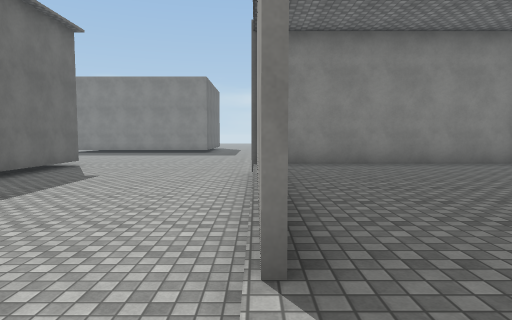
View 1 (above)

24 first-person views from a walk through a scene from a Unity 3-D project. The camera is 1.3 m above the floor, tilts 4° down and sees 75° across. The floor is counted in squares, 2 m on a side. Each view is taken from the middle of a square. On the plan, view 1 faces up. The plan holds only what a view shows up to about 10 squares ahead; the rest is blank. The place goes on beyond the plan. The player is left out. Surface patterns are stand-ins for the level's own textures.

View 2
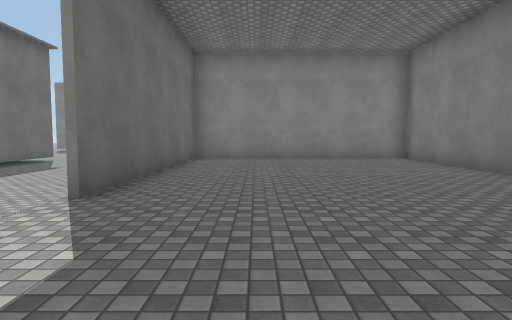

View 3
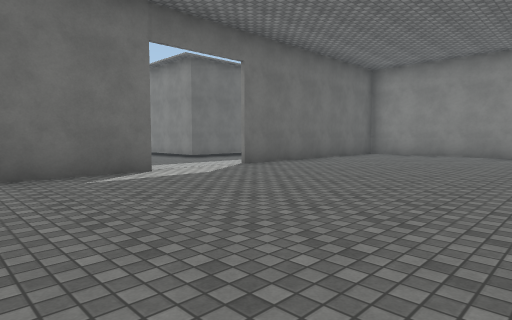

View 4
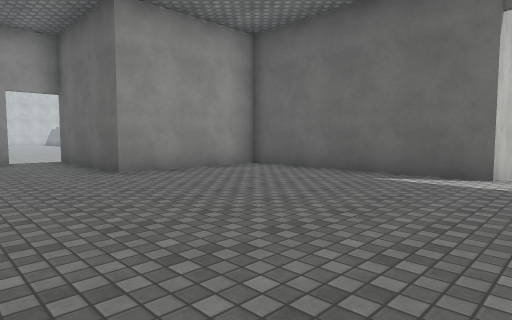

View 5
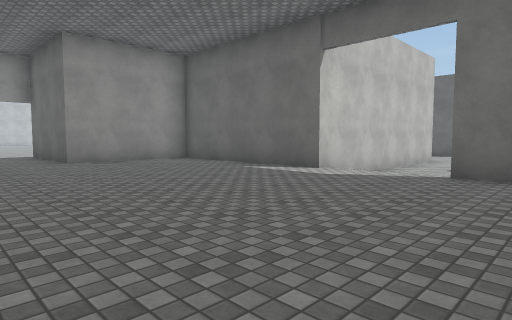

View 6
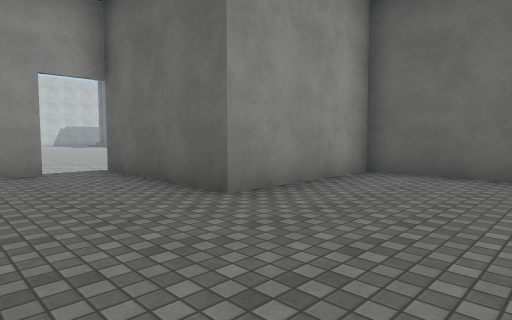

View 7
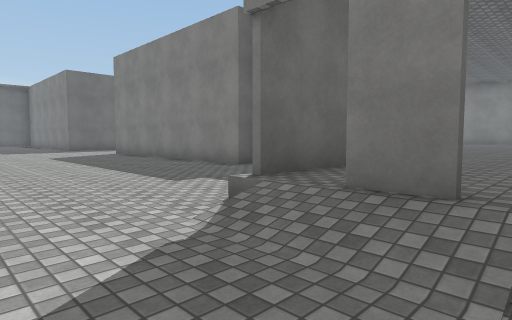

View 8
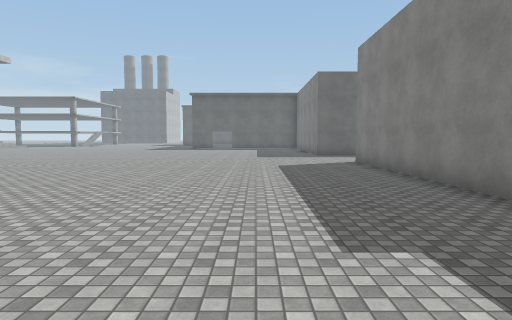

View 9
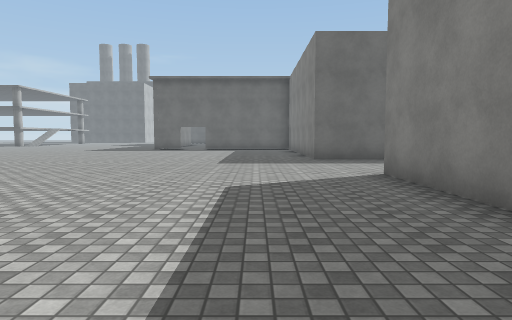

View 10
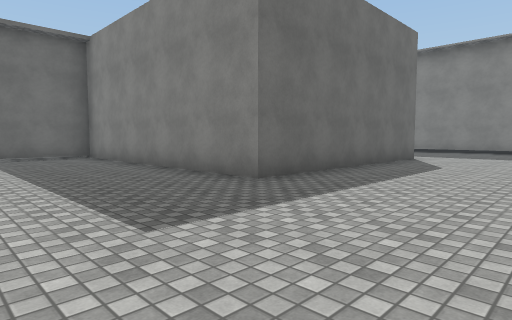

View 11
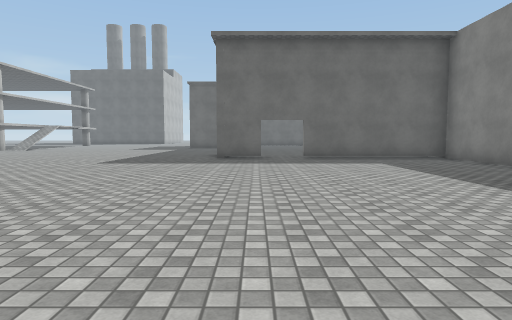

View 12
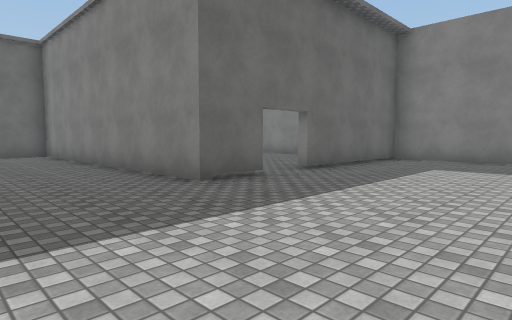

View 13
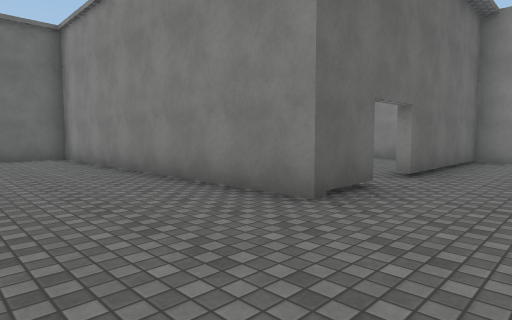

View 14
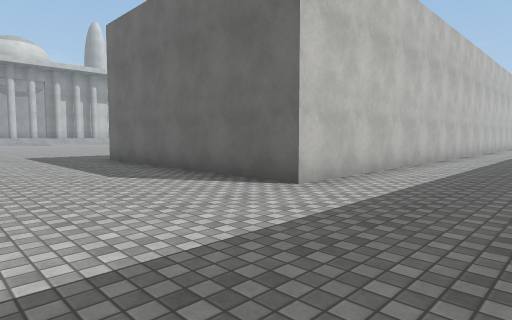

View 15
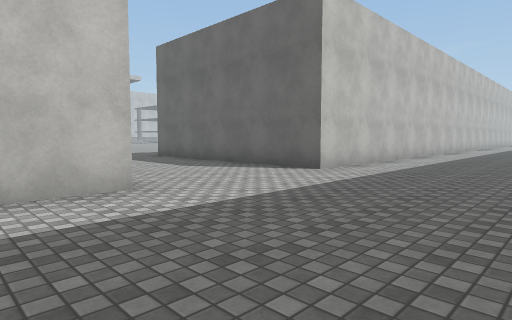

View 16
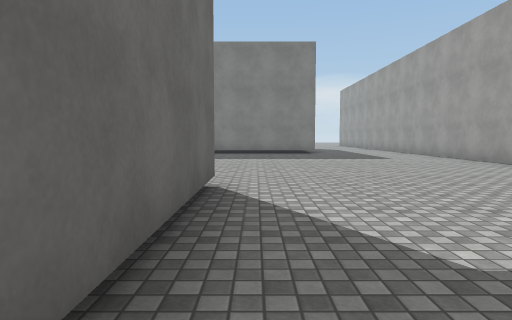

View 17
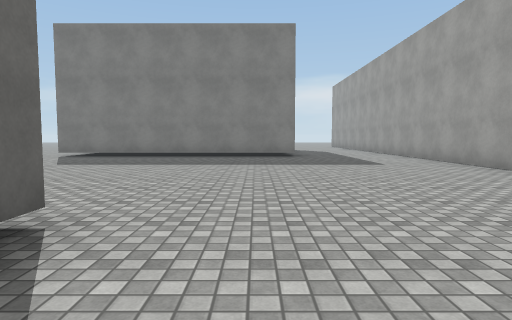

View 18
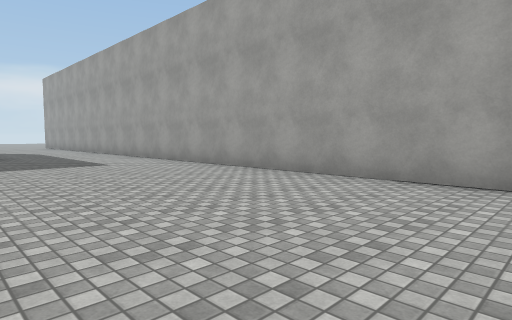

View 19
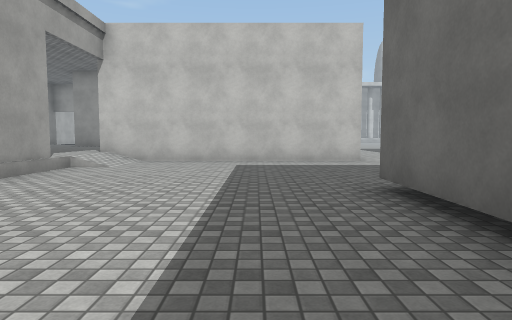

View 20
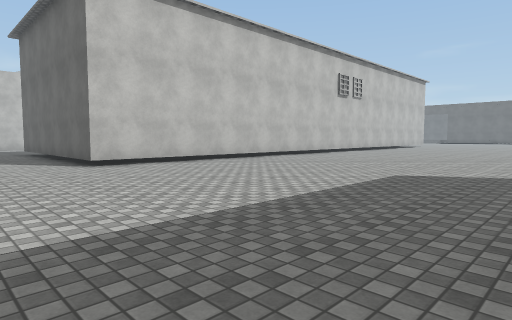

View 21
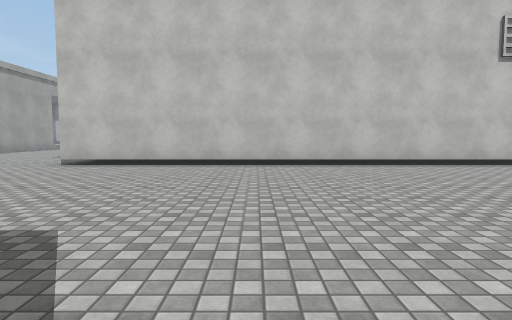

View 22
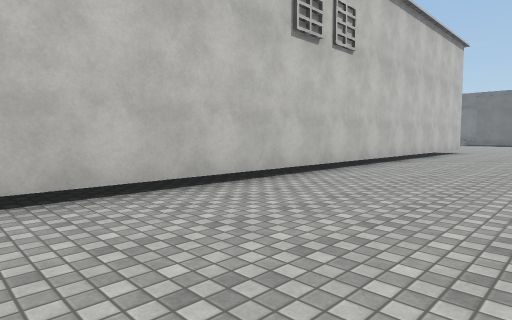

View 23
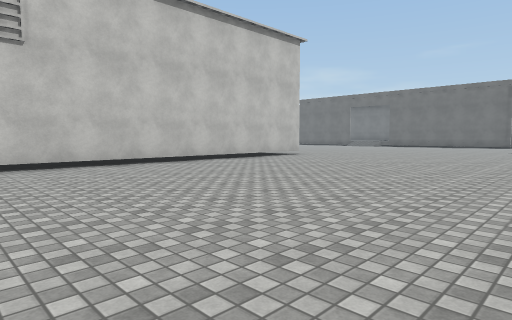

View 24
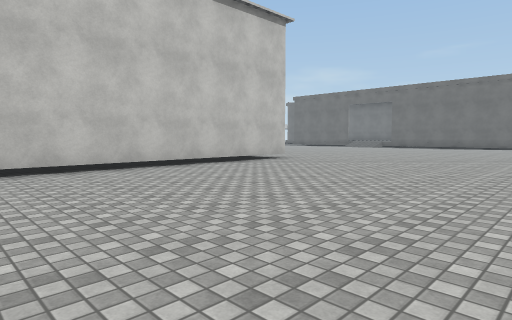

### Floor plan
Key: @ floor where view 1 was taken; # wall or solid block; . main floor; : floor 0.5 m higher than the main floor; / step, stairs or slope.
Columns run from 29 left of view 1 to 6 right of it. Each row starts with its distance up from view 1.
 18          .....     ...........#
 17    ...........  ..............#
 16  .............................#
 15 ..............................#
 14 ..............................#
 13  .............................#
 12   ............................#
 11    ...........................#
 10    #####################......#
  9                        #......#
  8                        #.....#######
  7                        #.....#::::::
  6                        #.....#::::::
  5                        #.....#::::::
  4                        #.....#::::::
  3                     .........#::::::
  2               ...............#::::::
  1             ................./::::::
  0            ..................@::::::
 -1            ########....#######::::::
 -2                   #....      #::::::
 -3                   #...       #::::::
 -4                   #...       #::::::
 -5                   #...       #::::::
 -6                   #... ##########:::
 -7         ###########.............# ::
 -8          . #.....................#::
 -9          ..#.....................#::
-10          ..#...................../#/
-11          ..#........................
-12           ..........................
-13            #......................
-14    #########.................   ..
-15    #.................  .....
-16    #................   ...
-17          ........      ..

Positions as (right, up) in squares from view 1, and headings:
1: (0, 0), facing up
2: (2, -2), facing up
3: (6, -4), facing up-left
4: (6, 0), facing down-left
5: (6, 3), facing down-left
6: (6, -3), facing down-left
7: (6, -12), facing up-left
8: (4, -10), facing left
9: (-1, -9), facing left
10: (-7, -11), facing up-left
11: (-8, -13), facing left
12: (-14, -17), facing up-left
13: (-16, -17), facing up-left
14: (-7, 2), facing down-left
15: (-5, 3), facing down-left
16: (-5, 6), facing up
17: (-4, 8), facing up
18: (-4, 8), facing up-right
19: (-4, 8), facing down
20: (-3, 18), facing down-left
21: (-10, 18), facing down
22: (-11, 14), facing down-left
23: (-16, 18), facing down-left
24: (-18, 17), facing down-left
